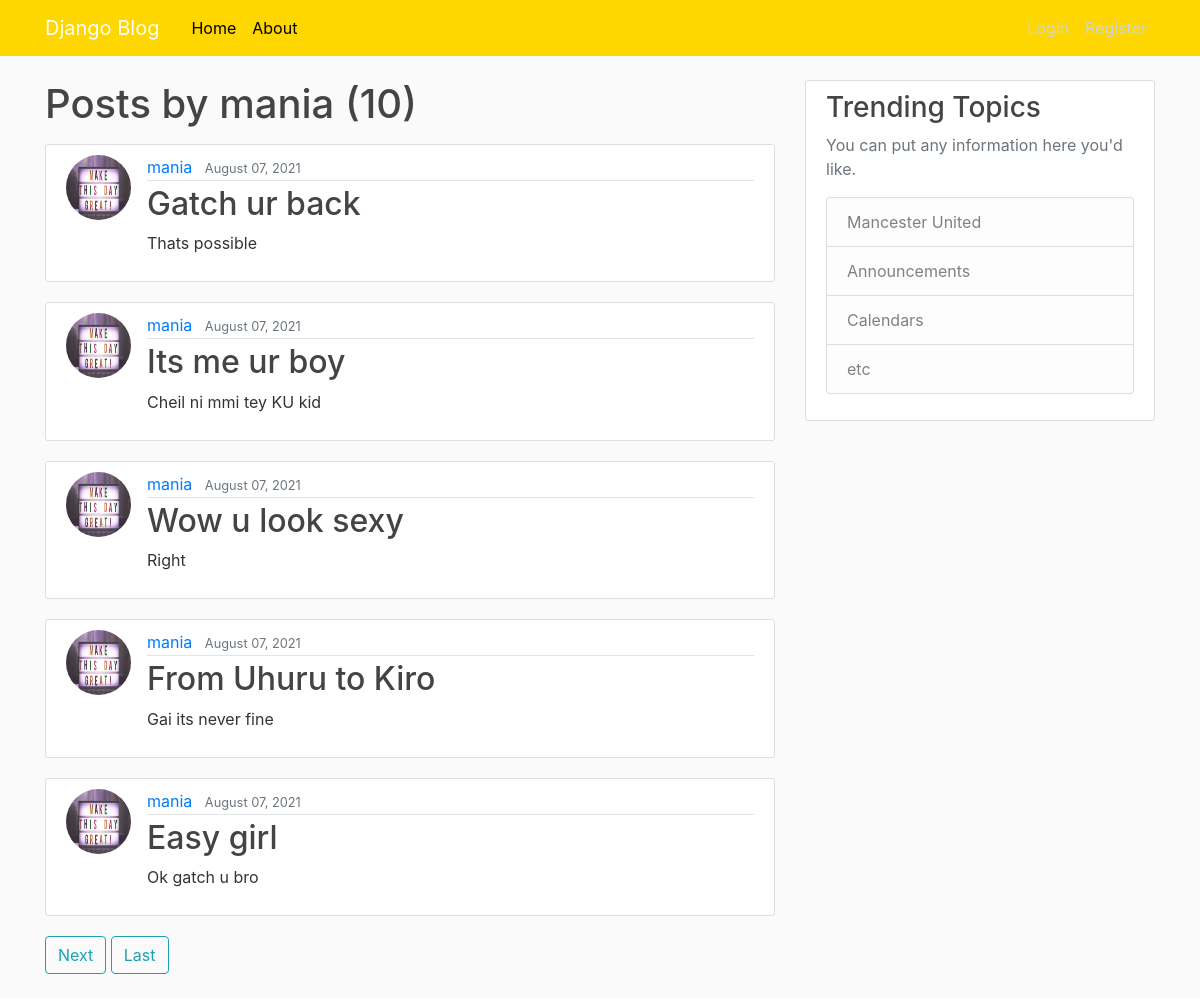
/user/mania, run on an earlier commit of the app's database.
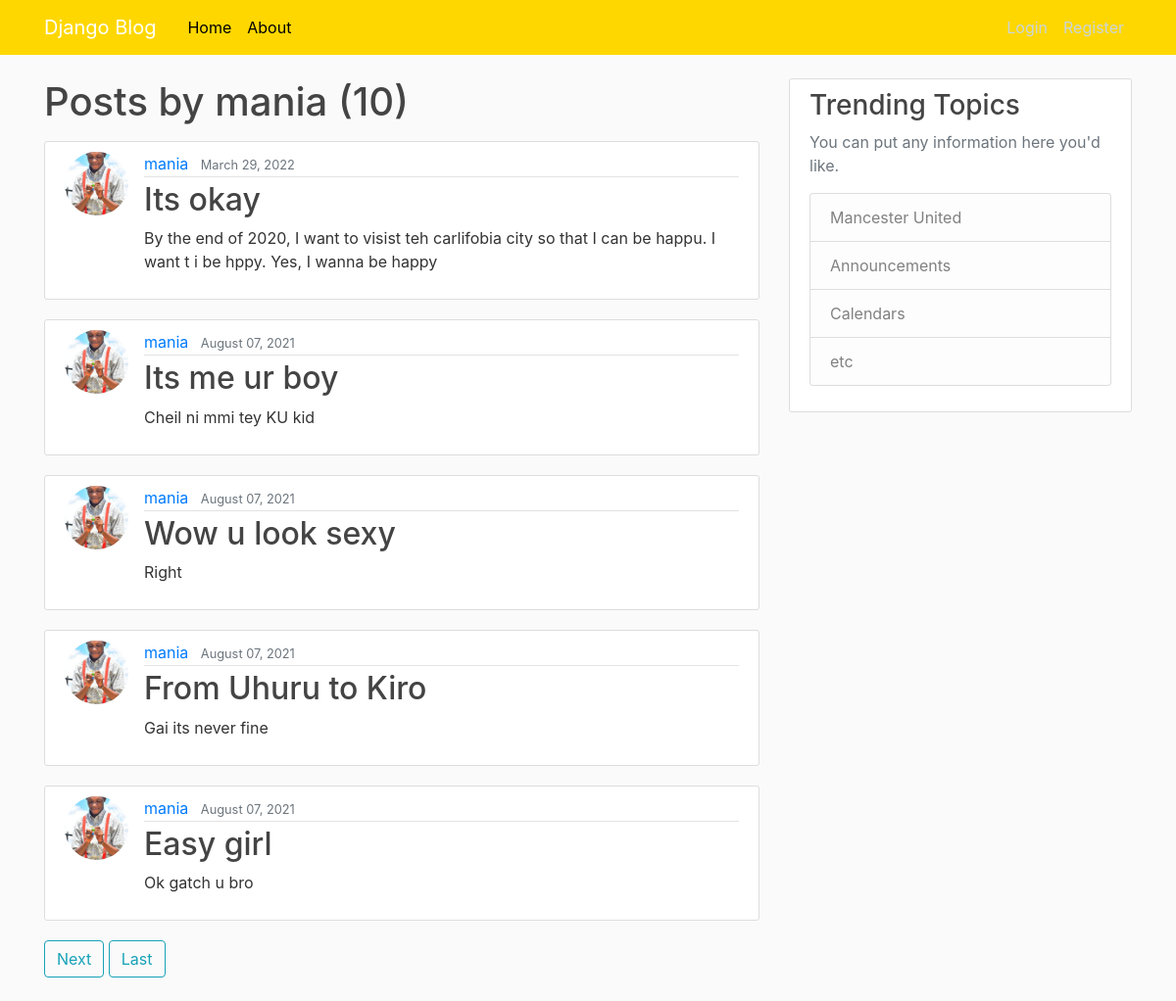
And on a later commit of the database.
### blog/models.py (models this page shows, shortened)
class Post(models.Model):
    title = models.CharField(max_length=100)
    content = models.TextField()
    date_posted = models.DateTimeField(default=timezone.now)
    author = models.ForeignKey(User, on_delete=models.CASCADE)

### users/models.py (models this page shows, shortened)
class Profile(models.Model):
    user = models.OneToOneField(User, on_delete=models.CASCADE)
    image = models.ImageField(default='default.jpg', upload_to='profile_pics')

### blog/views.py (the view)
# urls.py: path('user/<str:username>', UserPostListView.as_view(), name='user-post'),
class UserPostListView(ListView):
    model = Post
    template_name = 'blog/user_post.html'
    context_object_name = 'posts'
    ordering = ['-date_posted']
    paginate_by = 5
    def get_queryset(self):
        user = get_object_or_404(User, username=self.kwargs.get('username'))
        return Post.objects.filter(author=user).order_by('-date_posted')

### blog/templates/blog/user_post.html (shortened to what this page needs)
{%extends 'blog/base.html' %}
{%block content%}
<h1 class="mb-3"> Posts by {{view.kwargs.username}}  ({{page_obj.paginator.count}})</h1>
{% for post in posts%}
<article class="media content-section">
    <img class="rounded-circle article-img" src="{{post.author.profile.image.url}}" />
    <div class="media-body">
        <div class="article-metadata">
            <a class="mr-2" href="{% url 'user-post' post.author.username%}">{{ post.author }}</a>
            <small class="text-muted">{{ post.date_posted|date:"F d, Y" }}</small>
        </div>
        <h2><a class="article-title" href="{% url 'post_detail'  post.id%}">{{ post.title }}</a></h2>
        <p class="article-content">{{ post.content }}</p>
    </div>
</article>
{%endfor %}
{% if is_paginated%}
{% if page_obj.has_next %}
<a class="btn btn-outline-info mb-4" href="?page={{page_obj.next_page_number}}">Next</a>
<a class="btn btn-outline-info mb-4" href="?page={{ page_obj.paginator.num_pages }}">Last</a>
{% endif %}
{% endif %}
{%endblock content %}

### blog/templates/blog/base.html (shortened to what this page needs)
{%load static%}
<!DOCTYPE html>
<html lang="en">
<head>
    <link rel="stylesheet" href="https://stackpath.bootstrapcdn.com/bootstrap/4.3.1/css/bootstrap.min.css"
>
        <link
      rel="stylesheet"
      href="https://use.fontawesome.com/releases/v5.13.0/css/all.css"
    />
<link rel="stylesheet" type="text/css" href="{%static 'blog/main.css' %}">
</head>
<body>
    <header class="site-header">
        <nav class="navbar navbar-expand-md navbar-dark bg-steel fixed-top" style="background:gold">
            <div class="container">
                <a class="navbar-brand mr-4" href="/">Django Blog</a>
                <div class="collapse navbar-collapse" id="navbarToggle">
                    <div class="navbar-nav mr-auto">
                        <a class="nav-item nav-link" href="{% url 'blog-home'%}" style="color:black">Home</a>
                        <a class="nav-item nav-link" href="{% url 'blog-about'%}" style="color:black">About</a>
                    </div>
                    <div class="navbar-nav">
                        {%if user.is_authenticated %}
                        <a class="nav-item nav-link" href="{% url 'post_create' %}">New Post</a>
                        <a class="nav-item nav-link" href="{% url 'profile' %}">Profile</a>
                <a class="nav-item nav-link" href="{% url 'logout' %}">Logout</a>
                        {%else%}
                        <a class="nav-item nav-link" href="{% url 'login' %}">Login</a>
                        <a class="nav-item nav-link" href="{% url 'register' %}">Register</a>
                        {%endif%}
                    </div>
                </div>
            </div>
        </nav>
    </header>
<main role="main" class="container">
    <div class="row">
        <div class="col-md-8">
            {% block content %}{% endblock %}
        </div>
        <div class="col-md-4">
            <div class="content-section">
                <h3>Trending Topics</h3>
                <p class='text-muted'>You can put any information here you'd like.
                <ul class="list-group">
                    <li class="list-group-item list-group-item-light">Mancester United</li>
                    <li class="list-group-item list-group-item-light">Announcements</li>
                    <li class="list-group-item list-group-item-light">Calendars</li>
                    <li class="list-group-item list-group-item-light">etc</li>
                </ul>
                 </p>
            </div>
        </div>
    </div>
</main>
    </body>
</body>
</html>

### blog/static/blog/main.css (style rules this page uses)
body { background: #fafafa; color: #333333; margin-top: 5rem; }
h1, h2, h3, h4, h5, h6 { color: #444444; }
ul { margin: 0; }
.bg-steel { background-color: #5f788a; }
.site-header .navbar-nav .nav-link { color: #cbd5db; }
.content-section { background: #ffffff; padding: 10px 20px; border: 1px solid #dddddd; border-radius: 3px; margin-bottom: 20px; }
.article-title { color: #444444; }
.article-content { white-space: pre-line; }
.article-img { height: 65px; width: 65px; margin-right: 16px; }
.article-metadata { padding-bottom: 1px; margin-bottom: 4px; border-bottom: 1px solid #e3e3e3; }

What changed in the data, as far as the page shows it:
removed Post: author.profile.image (placeholder picture), author "mania", date_posted "August 07, 2021", title "Gatch ur back", content "Thats possible"
added Post: author.profile.image (picture), author "mania", date_posted "March 29, 2022", title "Its okay", content "By the end of 2020, I want to visist teh carlifobia city so that I can be happu. I want t i be hppy. Yes, I wanna be happy"
changed through a linked row, Post "Its me ur boy": author.profile.image: picture added in place of a placeholder
changed through a linked row, Post "Wow u look sexy": author.profile.image: picture added in place of a placeholder
changed through a linked row, Post "From Uhuru to Kiro": author.profile.image: picture added in place of a placeholder
changed through a linked row, Post "Easy girl": author.profile.image: picture added in place of a placeholder
